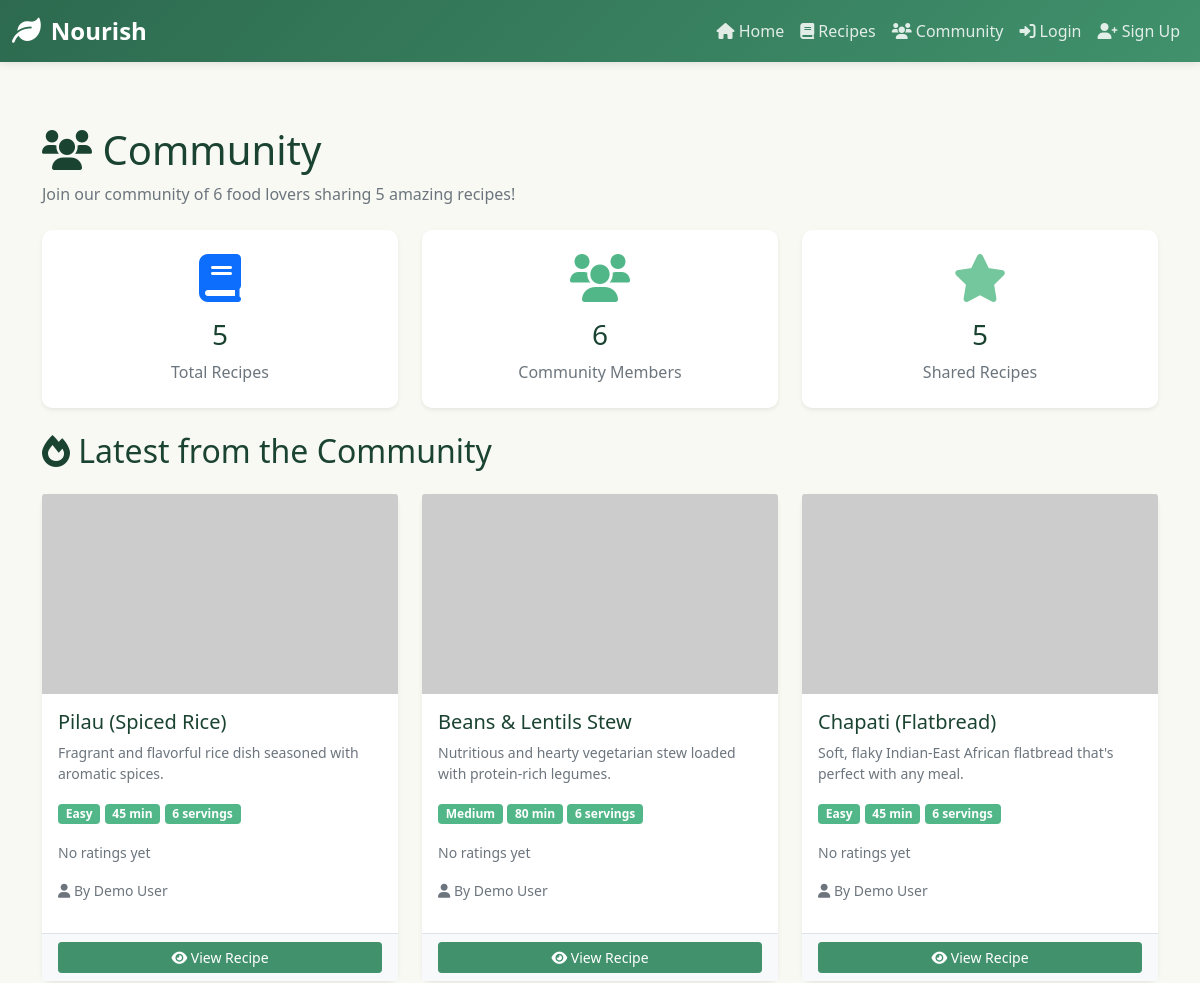
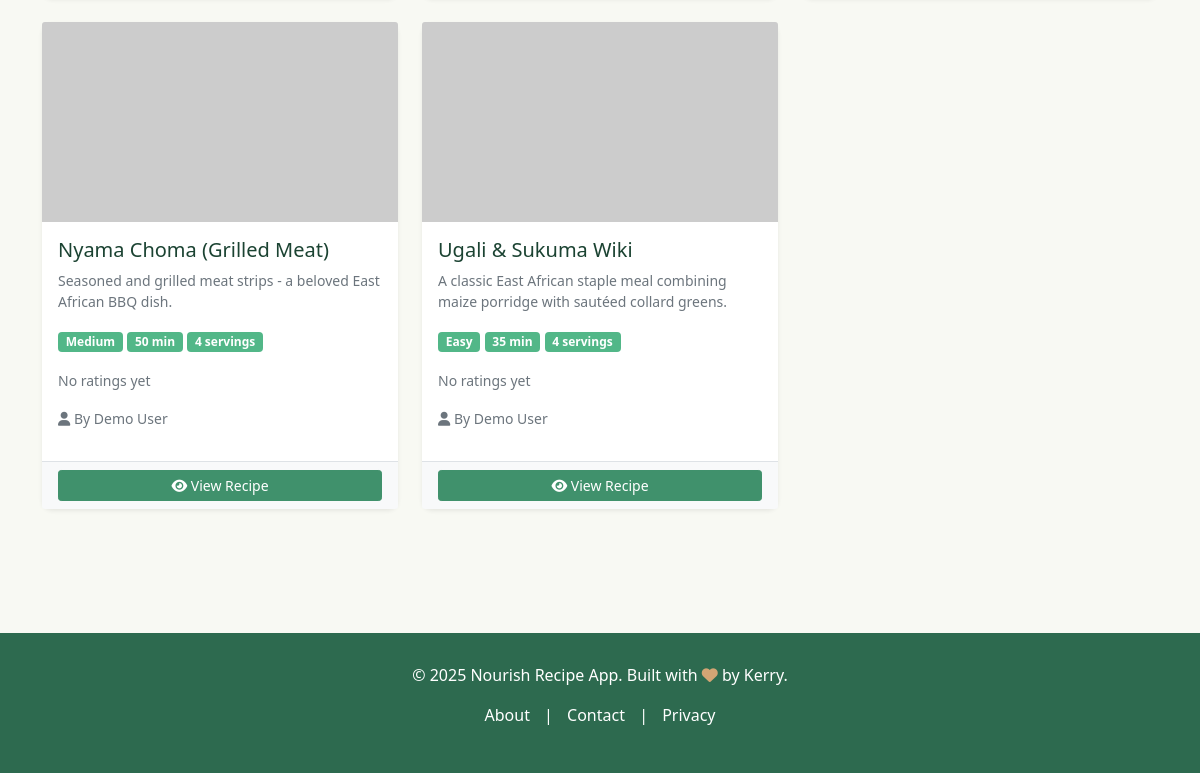
/community/, run on an earlier commit of the app's database (2 pictures, top to bottom).
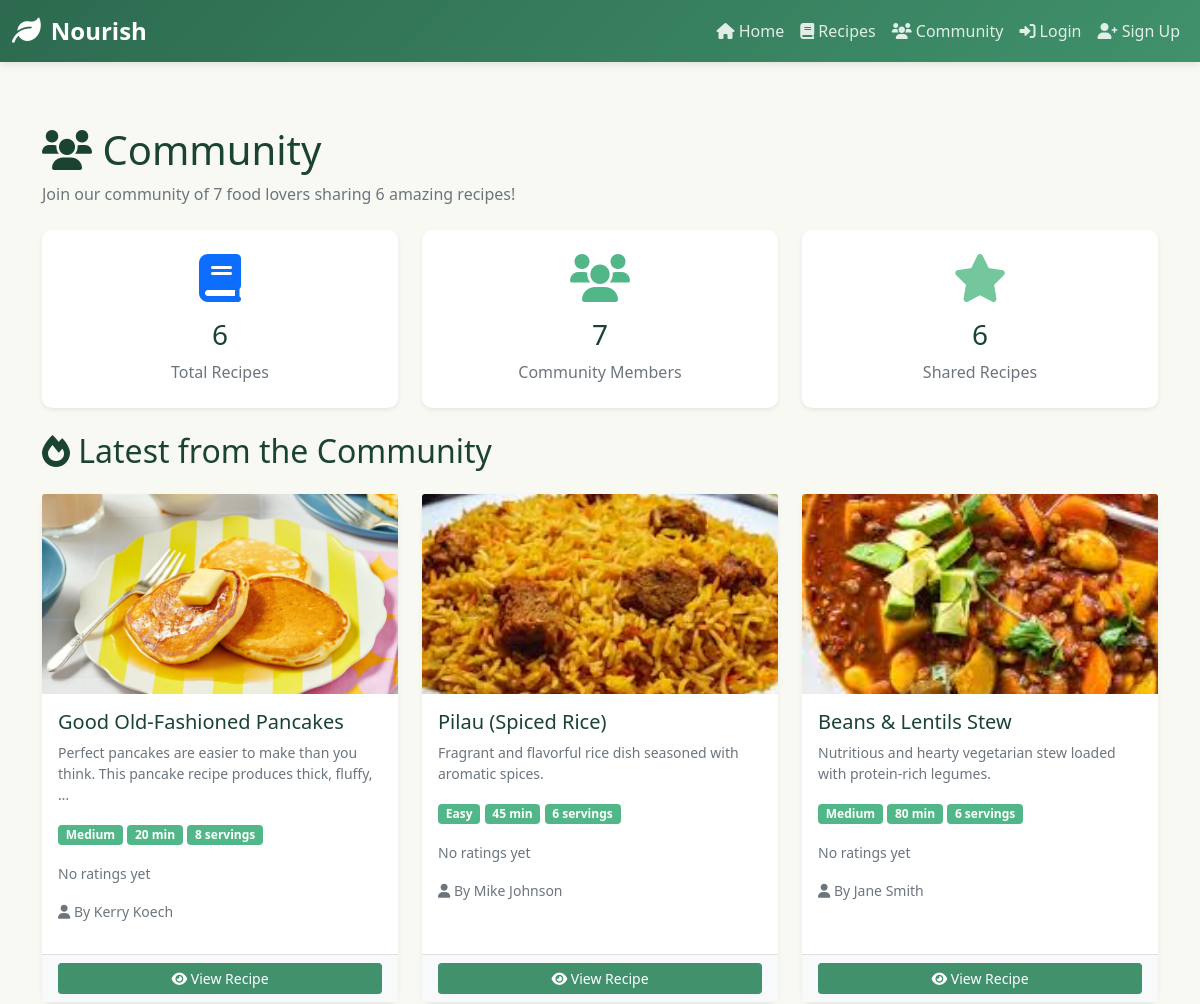
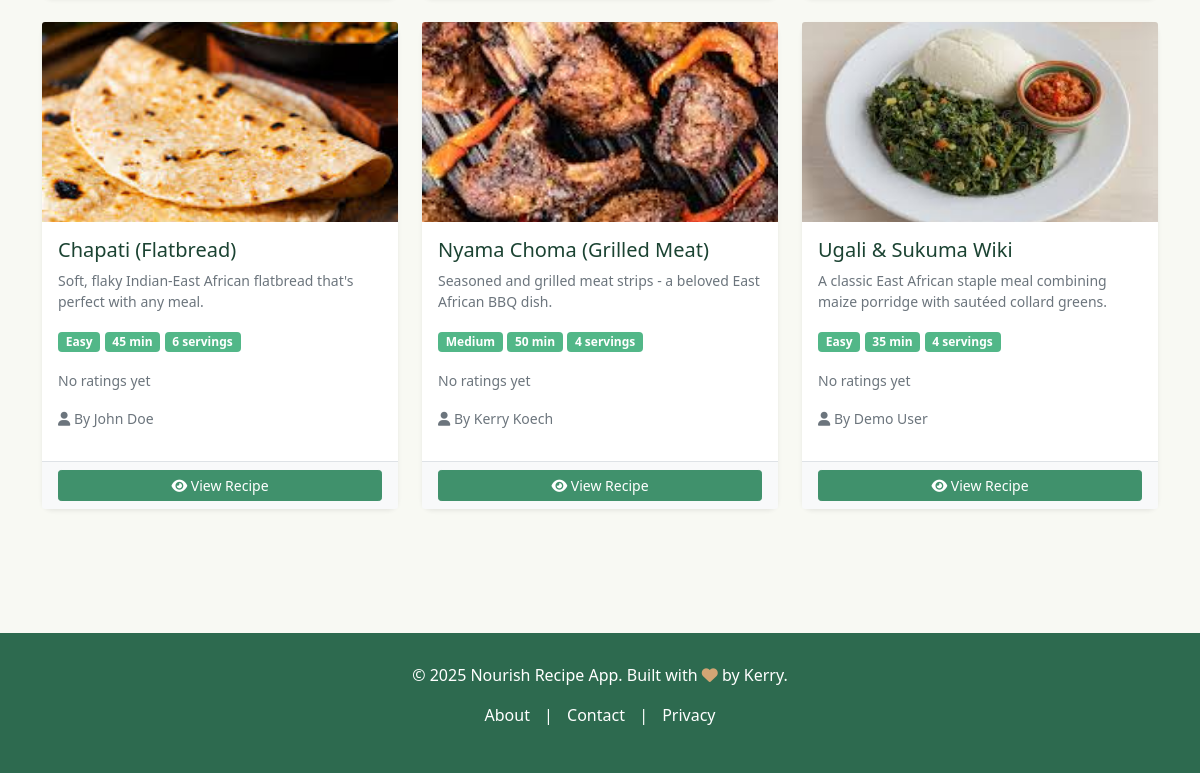
And on a later commit of the database (2 pictures, top to bottom).
### ingredient/models.py (models this page shows, shortened)
class Recipe(models.Model):
  DIFFICULTY_CHOICES = [
      ('easy', 'Easy'),
      ('medium', 'Medium'),
      ('hard', 'Hard'),
  ]
  CATEGORY_CHOICES = [
      ('breakfast', 'Breakfast'),
      ('lunch', 'Lunch'),
      ('dinner', 'Dinner'),
      ('snack', 'Snack'),
      ('dessert', 'Dessert'),
      ('beverage', 'Beverage'),
      ('other', 'Other'),
  ]
  title = models.CharField(max_length=255)
  description = models.TextField(blank=True)
  prep_time = models.IntegerField(default=15, help_text="minutes")
  cook_time = models.IntegerField(default=30, help_text="minutes")
  servings = models.IntegerField(default=4)
  difficulty = models.CharField(max_length=50, choices=DIFFICULTY_CHOICES, default='medium')
  category = models.CharField(max_length=50, choices=CATEGORY_CHOICES, default='other')
  image = models.ImageField(upload_to='recipe_images/', blank=True, null=True)
  created_by = models.ForeignKey(User, on_delete=models.CASCADE, related_name='recipes', null=True, blank=True)
  created_at = models.DateTimeField(auto_now_add=True)
  updated_at = models.DateTimeField(auto_now=True)
  is_published = models.BooleanField(default=True)
  views_count = models.IntegerField(default=0)
  class Meta:
    ordering = ['-created_at']

### ingredient/views.py (the view)
# urls.py: path('community/', ingredient_views.community, name='community'),
def community(request):
  recipes = Recipe.objects.filter(is_published=True).annotate(
    avg_rating=Avg('ratings__score'),
    review_count=models.Count('reviews')
  ).order_by('-created_at')
  context = {
    'recipes': recipes,
    'total_recipes': recipes.count(),
    'total_users': User.objects.count(),
  }
  return render(request, 'community.html', context)

### ingredient/templates/community.html (shortened to what the changed rows need)
{% extends 'base.html' %}
{% load static %}
{% block content %}
<div class="mb-4">
    <h1><i class="fas fa-users"></i> Community</h1>
    <p class="text-muted">Join our community of {{ total_users }} food lovers sharing {{ total_recipes }} amazing
        recipes!</p>
</div>
<div class="row mb-4">
    <div class="col-md-4">
        <div class="card border-0 shadow-sm text-center p-4">
            <i class="fas fa-book fa-3x mb-3 text-primary"></i>
            <h3>{{ total_recipes }}</h3>
            <p class="text-muted mb-0">Total Recipes</p>
        </div>
    </div>
    <div class="col-md-4">
        <div class="card border-0 shadow-sm text-center p-4">
            <i class="fas fa-users fa-3x mb-3 text-success"></i>
            <h3>{{ total_users }}</h3>
            <p class="text-muted mb-0">Community Members</p>
        </div>
    </div>
    <div class="col-md-4">
        <div class="card border-0 shadow-sm text-center p-4">
            <i class="fas fa-star fa-3x mb-3 text-warning"></i>
            <h3>{{ recipes|length }}</h3>
            <p class="text-muted mb-0">Shared Recipes</p>
        </div>
    </div>
</div>
<div class="mb-4">
    <h2><i class="fas fa-fire"></i> Latest from the Community</h2>
</div>
{% if recipes %}
<div class="row">
    {% for recipe in recipes %}
    <div class="col-md-6 col-lg-4 mb-4">
        <div class="card h-100 border-0 shadow-sm">
            {% if recipe.image %}
            {% if 'recipe_images/' in recipe.image.name %}
            <img src="{{ recipe.image.url }}" class="card-img-top" alt="{{ recipe.title }}"
                style="height: 200px; object-fit: cover;">
            {% else %}
            <img src="{% static 'images/' %}{{ recipe.image }}" class="card-img-top" alt="{{ recipe.title }}"
                style="height: 200px; object-fit: cover;">
            {% endif %}
            {% else %}
            <div class="card-img-top bg-light d-flex align-items-center justify-content-center" style="height: 200px;">
                <i class="fas fa-utensils fa-3x text-muted"></i>
            </div>
            {% endif %}
            <div class="card-body">
                <h5 class="card-title">{{ recipe.title }}</h5>
                <p class="card-text text-muted small">{{ recipe.description|truncatewords:15 }}</p>
                <div class="recipe-meta mb-3">
                    <span class="badge bg-success">{{ recipe.difficulty|title }}</span>
                    <span class="badge bg-success">{{ recipe.prep_time|add:recipe.cook_time }} min</span>
                    <span class="badge bg-success">{{ recipe.servings }} servings</span>
                </div>
                <div class="mb-3">
                    {% if recipe.avg_rating %}
                    <div class="d-flex align-items-center gap-2">
                        <span class="text-warning">
                            {% for i in "12345" %}
                            {% if forloop.counter <= recipe.avg_rating %} <i class="fas fa-star"></i>
                                {% else %}
                                <i class="far fa-star"></i>
                                {% endif %}
                                {% endfor %}
                        </span>
                        <span class="text-muted small">({{ recipe.avg_rating|floatformat:1 }})</span>
                    </div>
                    {% else %}
                    <span class="text-muted small">No ratings yet</span>
                    {% endif %}
                </div>
                {% if recipe.created_by and recipe.created_by != user %}
                <div class="text-muted small mb-3">
                    <i class="fas fa-user"></i> By {{ recipe.created_by.get_full_name|default:recipe.created_by.username }}
                </div>
                {% endif %}
            </div>
            <div class="card-footer bg-light border-top">
                <a href="{% url 'recipe_detail' recipe.id %}" class="btn btn-sm btn-primary w-100">
                    <i class="fas fa-eye"></i> View Recipe
                </a>
            </div>
        </div>
    </div>
    {% endfor %}
</div>
{% else %}
<div class="alert alert-info" role="alert">
    <i class="fas fa-info-circle"></i> No recipes in the community yet. Be the first to share!
</div>
{% endif %}
{% endblock %}

What changed in the data, as far as the page shows it:
added Recipe: image (picture), title "Good Old-Fashioned Pancakes", description "Perfect pancakes are easier to make than you think. This pancake recipe produces thick, fluffy, …", difficulty "Medium", prep_time|add "20", servings "8", shows "No ratings yet", created_by.get_full_name "Kerry Koech"
changed Recipe "Pilau (Spiced Rice)": image: picture added in place of a placeholder; created_by.get_full_name "Demo User" → "Mike Johnson"
changed Recipe "Beans & Lentils Stew": image: picture added in place of a placeholder; created_by.get_full_name "Demo User" → "Jane Smith"
changed Recipe "Chapati (Flatbread)": image: picture added in place of a placeholder; created_by.get_full_name "Demo User" → "John Doe"
changed Recipe "Nyama Choma (Grilled Meat)": image: picture added in place of a placeholder; created_by.get_full_name "Demo User" → "Kerry Koech"
changed Recipe "Ugali & Sukuma Wiki": image: picture added in place of a placeholder
Also different on the page:
{{ total_users }}: "6" → "7"
{{ total_recipes }}: "5" → "6"
{{ recipes|length }}: "5" → "6"
